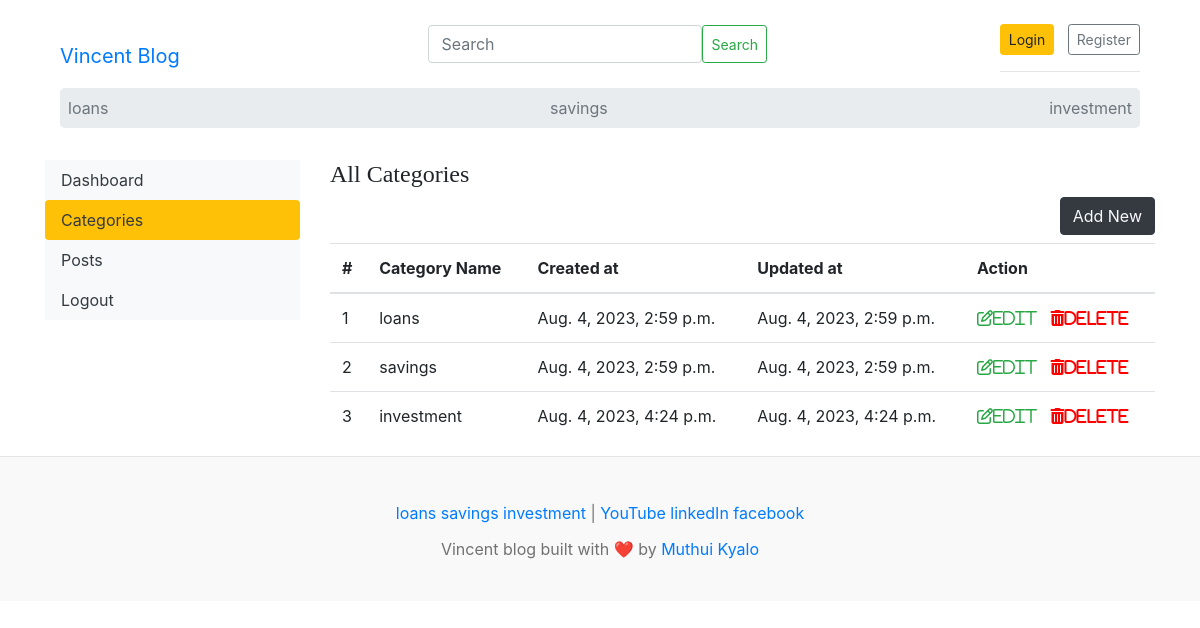
/dashboard/categories/, run on the app's committed database.
### blogs/models.py (models this page shows, shortened)
class Category(models.Model):
    category_name = models.CharField(max_length=255, unique=True)
    created_at = models.DateTimeField(auto_now_add=True)
    updated_at = models.DateTimeField(auto_now=True)
    class Meta:
        verbose_name_plural = 'categories'
    def __str__(self):
        return self.category_name

class SocialLink(models.Model):
    platform = models.CharField(max_length=255)
    link = models.URLField(max_length=255)
    created_at = models.DateTimeField(auto_now_add=True)
    updated_at = models.DateTimeField(auto_now=True)

### dashboards/views.py (the view)
# urls.py: path('categories/', views.categories, name='categories'),
def categories(request):
    return render(request, 'dashboard/categories.html')

### blogs/context_processors.py (called while the page is built)
def get_categories(request):
    categories = Category.objects.all()
    return dict(categories=categories)

def get_social_links(request):
    social_links = SocialLink.objects.all()
    return dict(social_links=social_links)

### templates/dashboard/categories.html
{% extends 'base.html'%}
{% block content%}
<div class="row">
    {% include 'dashboard/sidebar.html'%}
    <div class="col-md-9">
        <h4>All Categories</h4>
        <a href="{% url 'add_category'%}" class="btn btn-dark text-light float-right mb-2">Add New</a>
        <table class="table table-hover">
            <thead>
                <tr>
                    <th>#</th>
                    <th>Category Name</th>
                    <th>Created at</th>
                    <th>Updated at</th>
                    <th>Action</th>
                </tr>
            </thead>
            <tbody>
                {% for category in categories%}
                <tr>
                    <td>{{ forloop.counter}}</td>
                    <td>{{ category}}</td>
                    <td>{{ category.created_at}}</td>
                    <td>{{ category.updated_at}}</td>
                    <td>
                        <a href="{% url 'edit_category' category.id%}"><i class="fa fa-edit text-success">Edit</i></a> &nbsp;
                        <a href="{% url 'delete_category' category.id%}"><i class='fas fa-trash-alt' style="color: red;">Delete</i></a>
                    </td>
                </tr>
                {% endfor%}
            </tbody>
        </table>
    </div>
</div>
{% endblock%}

### templates/base.html (shortened to what this page needs)
{% load static%}
<!DOCTYPE html>
<html lang="en">
    <head>
    <link href="https://getbootstrap.com/docs/4.0/dist/css/bootstrap.min.css" rel="stylesheet">
    <link href="{% static 'css/blog.css'%}" rel="stylesheet">
    </head>
    <body>
        <div class="container">
            <heade class="">
                <div class="">
                    <nav class=" navbar bg-body-tertiary">
                        <div class="container-fluid">
                          <a href="/" class="navbar-brand mt-4">Vincent Blog</a>
                          <form class="d-flex" role="search" action="{% url 'search'%}" method="GET">
                            <input class="form-control me-2" type="search" placeholder="Search" aria-label="Search"  name="keyword" value="{{ keyword}}" >
                            <button class="btn btn-outline-success btn-sm" type="submit">Search</button>
                          </form>
                          <div class=" mt-4">
                            {% if not user.is_authenticated%}
                            <a class="btn btn-sm btn-warning" href="{% url 'login'%}">Login</a> &nbsp;
                            <a class="btn btn-sm btn-outline-secondary" href="{% url 'register'%}">Register</a>
                            {% else%}
                            <span><a href="{% url 'dashboard'%}">Dashboard</a></span>
                            &emsp;
                            <span> <a href="{% url 'logout'%}">Logout</a> </span>
                            {% endif%}
                            <hr>
                        </div>
                        </div>
                    </nav>
                </div>
            <div class="container">
                <nav class="jumbotron p-0 navbar d-flex justify-content-between">
                    {% for category in categories%}
                    <a class="p-2 text-muted" href="{% url 'posts_by_category' category.id%}">{{ category.category_name}}</a>
                    {% endfor%}
                </nav>
            </div>
            {% block content%}
            {% endblock%}
        </div>
        <footer class="blog-footer">
            <div class="nav-scroller py-1 mb-2">
                <div class=" me-2">
                    {% for category in categories%}
                    <a href="{% url 'posts_by_category' category.id%}">{{ category.category_name}}</a>
                    {% endfor%} |
                    {% if social_links%}
                        {% for i in social_links%}
                        <a href="{{ i.link}}" target="_blank">{{ i.platform}}</a>
                        {% endfor%}
                    {% endif%}
                </div>
            </div>
            <p>Vincent blog built with ❤️ by <a href="#">Muthui Kyalo</a></p>
        </footer>
    </body>
</html>

### ksg/static/css/blog.css (style rules this page uses)
h1, h2, h3, h4, h5, h6 { font-family: "Playfair Display", Georgia, "Times New Roman", serif; }
.blog-footer { padding: 2.5rem 0; color: #727272; text-align: center; background-color: #f9f9f9; border-top: .05rem solid #e5e5e5; }
.blog-footer p:last-child { margin-bottom: 0; }
.navbar { padding: 0 0 0 0; }

### data on the page
Category: category_name "loans", created_at "Aug. 4, 2023, 2:59 p.m.", updated_at "Aug. 4, 2023, 2:59 p.m."
Category: category_name "savings", created_at "Aug. 4, 2023, 2:59 p.m.", updated_at "Aug. 4, 2023, 2:59 p.m."
Category: category_name "investment", created_at "Aug. 4, 2023, 4:24 p.m.", updated_at "Aug. 4, 2023, 4:24 p.m."
SocialLink: platform "YouTube"
SocialLink: platform "linkedIn"
SocialLink: platform "facebook"
